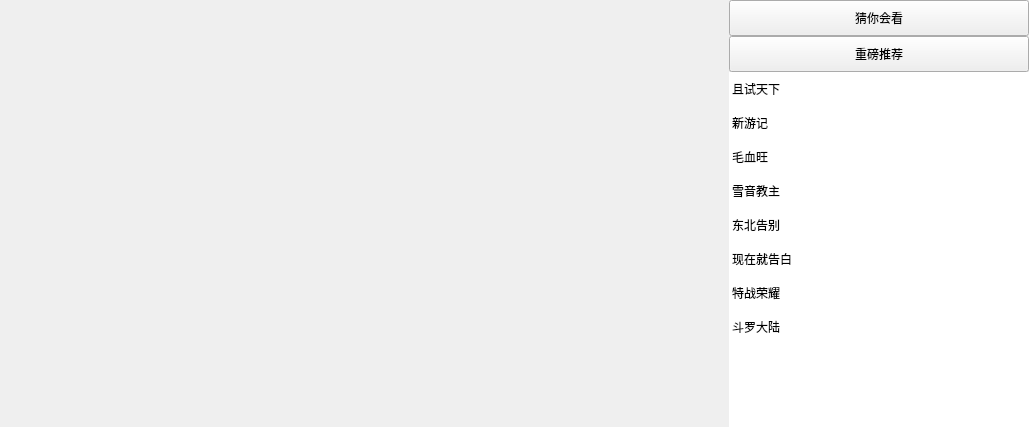
<?xml version="1.0" encoding="UTF-8"?>
<ui version="4.0">
 <class>StackItemForm</class>
 <widget class="QWidget" name="StackItemForm">
  <property name="geometry">
   <rect>
    <x>0</x>
    <y>0</y>
    <width>1029</width>
    <height>427</height>
   </rect>
  </property>
  <property name="windowTitle">
   <string>Form</string>
  </property>
  <layout class="QVBoxLayout" name="verticalLayout_3">
   <property name="spacing">
    <number>0</number>
   </property>
   <property name="leftMargin">
    <number>0</number>
   </property>
   <property name="topMargin">
    <number>0</number>
   </property>
   <property name="rightMargin">
    <number>0</number>
   </property>
   <property name="bottomMargin">
    <number>0</number>
   </property>
   <item>
    <layout class="QHBoxLayout" name="horizontalLayout" stretch="7,3">
     <item>
      <widget class="QStackedWidget" name="stackedWidget_itempic">
       <property name="minimumSize">
        <size>
         <width>600</width>
         <height>300</height>
        </size>
       </property>
       <property name="styleSheet">
        <string notr="true">QStackWidget
{
border:none;
}</string>
       </property>
       <widget class="QWidget" name="page"/>
       <widget class="QWidget" name="page_2"/>
      </widget>
     </item>
     <item>
      <widget class="QWidget" name="widget" native="true">
       <property name="minimumSize">
        <size>
         <width>300</width>
         <height>0</height>
        </size>
       </property>
       <property name="maximumSize">
        <size>
         <width>300</width>
         <height>16777215</height>
        </size>
       </property>
       <layout class="QVBoxLayout" name="verticalLayout_2">
        <property name="spacing">
         <number>0</number>
        </property>
        <property name="leftMargin">
         <number>0</number>
        </property>
        <property name="topMargin">
         <number>0</number>
        </property>
        <property name="rightMargin">
         <number>0</number>
        </property>
        <property name="bottomMargin">
         <number>0</number>
        </property>
        <item>
         <layout class="QVBoxLayout" name="verticalLayout">
          <property name="spacing">
           <number>0</number>
          </property>
          <item>
           <widget class="QPushButton" name="pushButton_rec1">
            <property name="minimumSize">
             <size>
              <width>0</width>
              <height>36</height>
             </size>
            </property>
            <property name="text">
             <string>猜你会看</string>
            </property>
           </widget>
          </item>
          <item>
           <widget class="QPushButton" name="pushButton_rec2">
            <property name="minimumSize">
             <size>
              <width>0</width>
              <height>36</height>
             </size>
            </property>
            <property name="text">
             <string>重磅推荐</string>
            </property>
           </widget>
          </item>
          <item>
           <widget class="QListWidget" name="listWidget">
            <property name="minimumSize">
             <size>
              <width>0</width>
              <height>240</height>
             </size>
            </property>
            <property name="styleSheet">
             <string notr="true">QListWidget
{
border:none;
}
QListWidget::item
{
font-size:12px;
margin:8px;
}

QListWidget::item:hover
{
font-size:18px;
color:#ff0000;
}

</string>
            </property>
            <item>
             <property name="text">
              <string>且试天下</string>
             </property>
            </item>
            <item>
             <property name="text">
              <string>新游记</string>
             </property>
            </item>
            <item>
             <property name="text">
              <string>毛血旺</string>
             </property>
            </item>
            <item>
             <property name="text">
              <string>雪音教主</string>
             </property>
            </item>
            <item>
             <property name="text">
              <string>东北告别</string>
             </property>
            </item>
            <item>
             <property name="text">
              <string>现在就告白</string>
             </property>
            </item>
            <item>
             <property name="text">
              <string>特战荣耀</string>
             </property>
            </item>
            <item>
             <property name="text">
              <string>斗罗大陆</string>
             </property>
            </item>
           </widget>
          </item>
         </layout>
        </item>
       </layout>
      </widget>
     </item>
    </layout>
   </item>
  </layout>
 </widget>
 <resources/>
 <connections/>
</ui>
